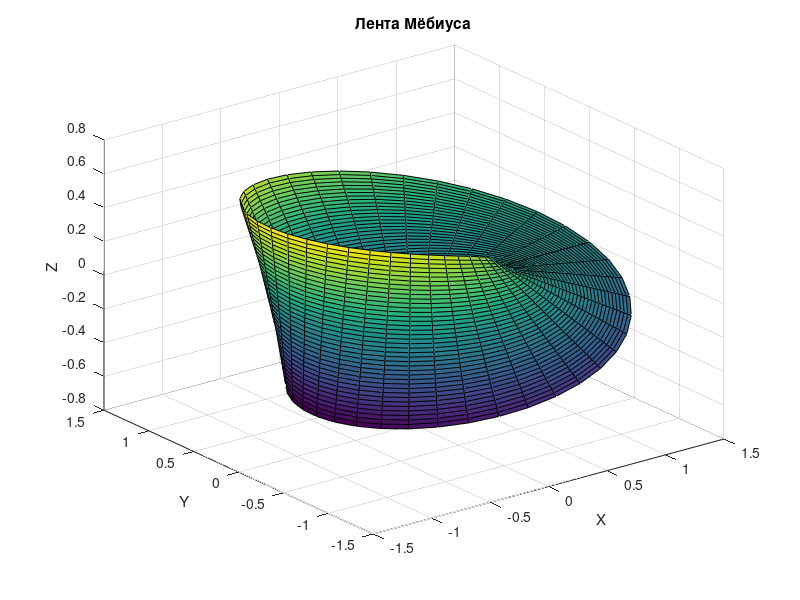

Here is the MATLAB script that generated this plot:
u=linspace(0,2*pi,40); v=linspace(-1/2,1/2,40);
[UU,VV]=meshgrid(u,v);
x=(1+VV.*cos(1/2*UU)).*cos(UU);
y=(1+VV.*cos(1/2*UU)).*sin(UU);
z=VV.*sin(1/2*UU);
surf(x,y,z);
xlabel('X'); ylabel('Y');
zlabel('Z');  
title('Лента Мёбиуса');